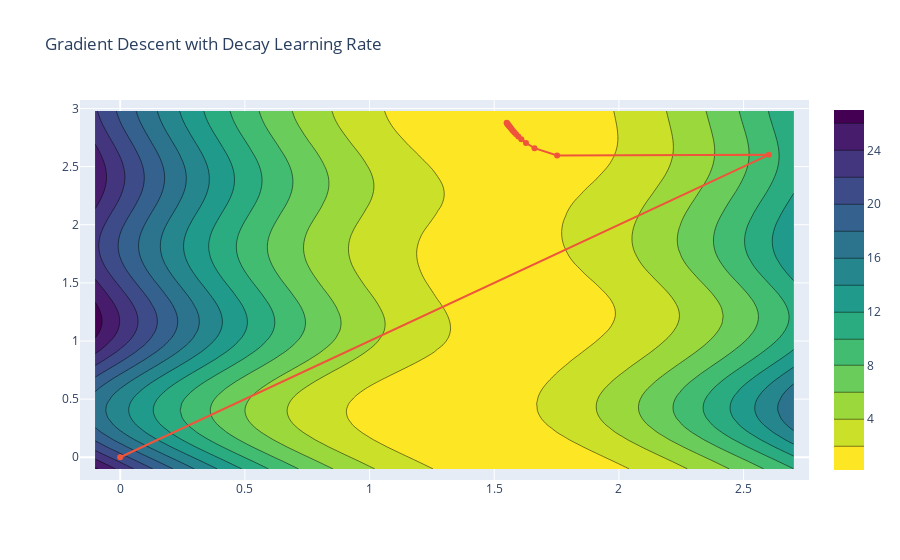

Notebook code for this chart:
### Code cell
contour_plot('Gradient Descent with Decay Learning Rate', bs_decay, average_squared_loss, sin_model, x, y)
